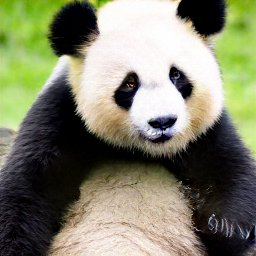
#> input picture weekly-projects/week3/PandasBears/Test/Pandas/251.jpeg, 256 x 256 px, found by its file name
$ python Homework_3.py
#> lines starting #> are read from the running program, lines starting #| are printed output that depends on the picture
# worked with Daniel Duan

import numpy as np
import matplotlib.pyplot as plt
import os
from sklearn.neighbors import KNeighborsClassifier
from sklearn.linear_model import LogisticRegression
from sklearn.discriminant_analysis import LinearDiscriminantAnalysis

# Part 1: Data preparation

# toggle settings
add_noise = False

# Initialize lists for image collection
train_images = []
test_images = []

for i, images in enumerate([train_images, test_images]):
    # set paths to images of pandas and bears in train and test set
    datasetname = ['Train', 'Test'][i]
    folder_path1 = f'weekly-projects/week3/PandasBears/{datasetname}/Pandas/'
    folder_path2 = f'weekly-projects/week3/PandasBears/{datasetname}/Bears/'

    for folder_path in [folder_path1, folder_path2]:
        print(folder_path, end=' ')

        file_count = 0
        for filename in os.listdir(folder_path):
            if filename.endswith(".jpg") or filename.endswith(".jpeg"):
                file_count += 1

                file_path = os.path.join(folder_path, filename)

                image = plt.imread(file_path, format='jpeg')
#> image is the input picture: shape (256, 256, 3); mean R, G, B 128, 129.2, 105.9

                image = np.dot(image[..., :3], [0.2989, 0.5870, 0.1140])
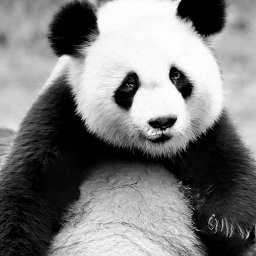
#> image: shape (256, 256) float64; min 0, max 255, mean 126.2

                image = image[::2, ::2]
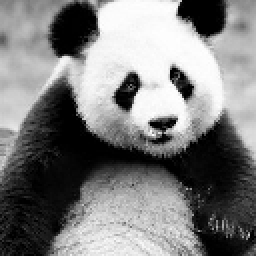
#> image: shape (128, 128) float64 (shown 2 times larger); min 0, max 255, mean 126

                if add_noise:
                    image = image + np.random.normal(scale=100, size=image.shape)

                images.append(image)

        print('has {} images'.format(file_count))

# look at 4 random bears
plt.figure(figsize=(10, 10))
for i0, i in enumerate(np.random.randint(0, len(train_images), size=4)):
    plt.subplot(2, 2, 1 + i0)
    plt.imshow(train_images[i], cmap='Greys_r')
plt.show()
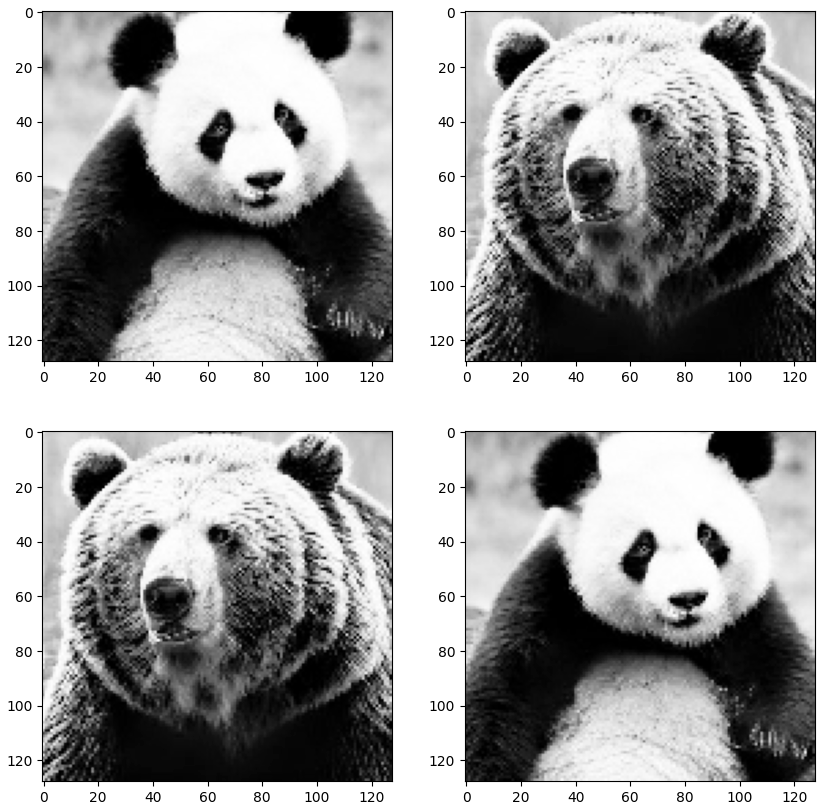
#> figure drawn by matplotlib, 4 panels

# Part 2: Singular value decomposition

# Follow the steps in the eigenfaces tutorial from the UW databook to perform an SVD on the images.
# Note that you will need to "center the data" before doing the SVD. Data centering means replacing each variable
# with a new variable that is equal to the variable minus its mean value.
# (Think carefully about whether you want to use the mean of train set, test set, or the full data set for this.)

# Construct data matrix of centered data
all_images = np.array(train_images + test_images)
mean_image = np.mean(all_images, axis=0)  # Using the mean of the full dataset
centered_images = all_images - mean_image
A = centered_images.reshape(centered_images.shape[0], -1).T  # each column is a flattened image

# Perform SVD
U, S, Vh = np.linalg.svd(A, full_matrices=False)

# Display the first four "eigenbears" (i.e., the images associated with the first four eigenvectors).
plt.figure(figsize=(10, 10))
for i in range(4):
    plt.subplot(2, 2, i + 1)
    plt.imshow(U[:, i].reshape(mean_image.shape), cmap='Greys_r',
               vmin=-np.max(np.abs(U[:, :4])), vmax=np.max(np.abs(U[:, :4])))
    plt.colorbar()
plt.subplots_adjust(wspace=0.4, hspace=0.4)
plt.show()
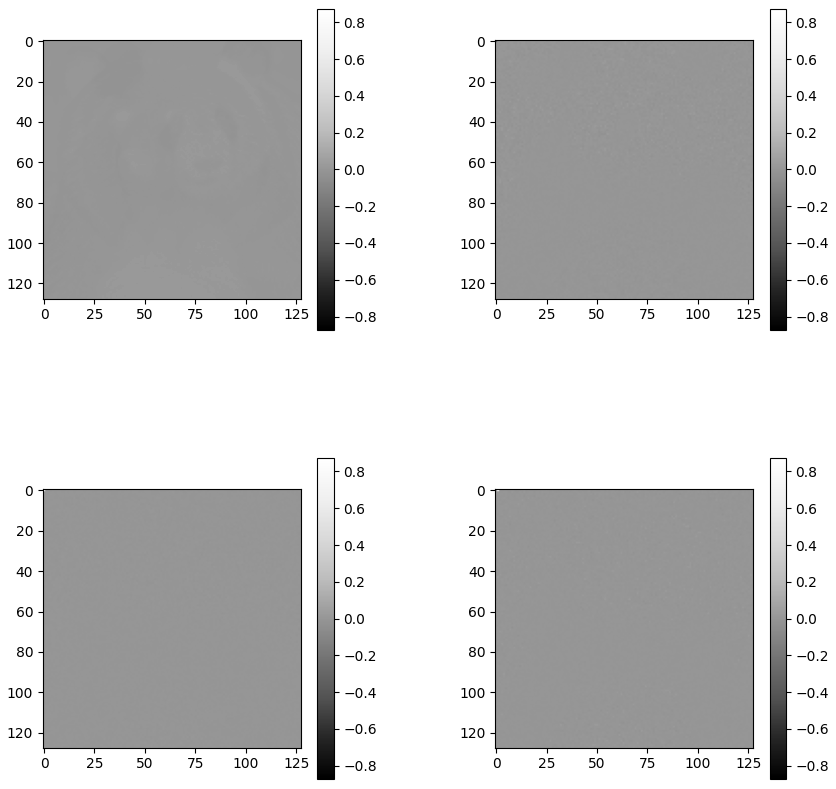
#> figure drawn by matplotlib, 8 panels

# Perform PCA for the bears data
# Clustering of panda bears and brown bears along the first and second principal component
indices_pandas = range(50)
indices_brownbears = range(50, 100)

plt.figure(figsize=(8, 8))
for i, indices in enumerate([indices_pandas, indices_brownbears]):
    # get projections of data onto principal component 1
#> (the run stopped early here; a loop or call above may not have finished)
